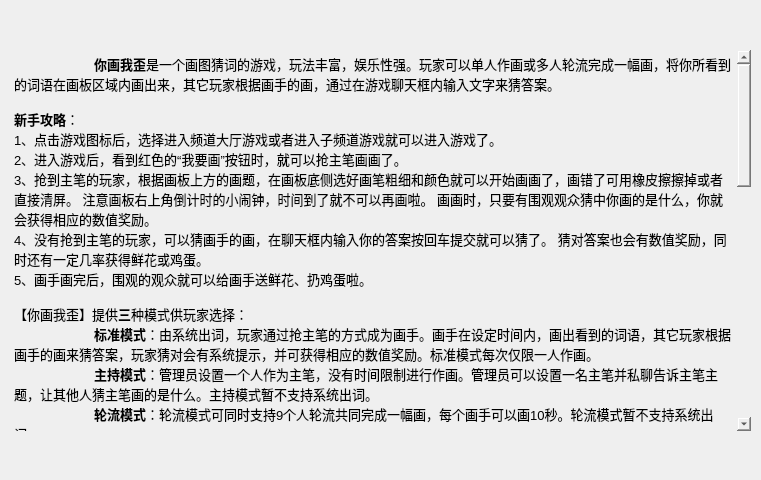
<?xml version="1.0" encoding="UTF-8"?>
<ui version="4.0">
 <class>help_dialog</class>
 <widget class="QDialog" name="help_dialog">
  <property name="geometry">
   <rect>
    <x>0</x>
    <y>0</y>
    <width>761</width>
    <height>480</height>
   </rect>
  </property>
  <property name="minimumSize">
   <size>
    <width>761</width>
    <height>480</height>
   </size>
  </property>
  <property name="maximumSize">
   <size>
    <width>761</width>
    <height>480</height>
   </size>
  </property>
  <property name="windowTitle">
   <string>Dialog</string>
  </property>
  <property name="styleSheet">
   <string notr="true">#help_dialog  { 
		background-image: url(:/image/bg_help.png);
}
</string>
  </property>
  <property name="modal">
   <bool>true</bool>
  </property>
  <widget class="QPushButton" name="button_confirm">
   <property name="geometry">
    <rect>
     <x>330</x>
     <y>440</y>
     <width>74</width>
     <height>29</height>
    </rect>
   </property>
   <property name="focusPolicy">
    <enum>Qt::NoFocus</enum>
   </property>
   <property name="styleSheet">
    <string notr="true">#button_confirm { 
		border-image: url(:/image/confirm.png);
}
#button_confirm:hover { 
		border-image: url(:/image/confirm_h.png);
}
#button_confirm:pressed { 
		border-image: url(:/image/confirm_p.png);
}</string>
   </property>
   <property name="text">
    <string/>
   </property>
   <property name="default">
    <bool>true</bool>
   </property>
   <property name="flat">
    <bool>true</bool>
   </property>
  </widget>
  <widget class="QTextBrowser" name="textBrowser">
   <property name="geometry">
    <rect>
     <x>10</x>
     <y>50</y>
     <width>741</width>
     <height>381</height>
    </rect>
   </property>
   <property name="contextMenuPolicy">
    <enum>Qt::NoContextMenu</enum>
   </property>
   <property name="styleSheet">
    <string notr="true">background-color: rgba(255, 255, 255, 0);
border:none;</string>
   </property>
   <property name="html">
    <string>&lt;!DOCTYPE HTML PUBLIC &quot;-//W3C//DTD HTML 4.0//EN&quot; &quot;http://www.w3.org/TR/REC-html40/strict.dtd&quot;&gt;
&lt;html&gt;&lt;head&gt;&lt;meta name=&quot;qrichtext&quot; content=&quot;1&quot; /&gt;&lt;style type=&quot;text/css&quot;&gt;
p, li { white-space: pre-wrap; }
&lt;/style&gt;&lt;/head&gt;&lt;body style=&quot; font-family:'Ubuntu'; font-size:11pt; font-weight:400; font-style:normal;&quot;&gt;
&lt;p style=&quot; margin-top:0px; margin-bottom:0px; margin-left:0px; margin-right:0px; -qt-block-indent:0; text-indent:0px;&quot;&gt;&lt;span style=&quot; font-size:10pt;&quot;&gt;	&lt;/span&gt;&lt;span style=&quot; font-size:10pt; font-weight:600;&quot;&gt;你画我歪&lt;/span&gt;&lt;span style=&quot; font-size:10pt;&quot;&gt;是一个画图猜词的游戏，玩法丰富，娱乐性强。玩家可以单人作画或多人轮流完成一幅画，将你所看到的词语在画板区域内画出来，其它玩家根据画手的画，通过在游戏聊天框内输入文字来猜答案。&lt;/span&gt;&lt;/p&gt;
&lt;p style=&quot;-qt-paragraph-type:empty; margin-top:0px; margin-bottom:0px; margin-left:0px; margin-right:0px; -qt-block-indent:0; text-indent:0px; font-size:10pt;&quot;&gt;&lt;/p&gt;
&lt;p style=&quot; margin-top:0px; margin-bottom:0px; margin-left:0px; margin-right:0px; -qt-block-indent:0; text-indent:0px;&quot;&gt;&lt;span style=&quot; font-size:10pt; font-weight:600;&quot;&gt;新手攻略&lt;/span&gt;&lt;span style=&quot; font-size:10pt;&quot;&gt;：&lt;/span&gt;&lt;/p&gt;
&lt;p style=&quot; margin-top:0px; margin-bottom:0px; margin-left:0px; margin-right:0px; -qt-block-indent:0; text-indent:0px;&quot;&gt;&lt;span style=&quot; font-size:10pt;&quot;&gt;1、点击游戏图标后，选择进入频道大厅游戏或者进入子频道游戏就可以进入游戏了。&lt;/span&gt;&lt;/p&gt;
&lt;p style=&quot; margin-top:0px; margin-bottom:0px; margin-left:0px; margin-right:0px; -qt-block-indent:0; text-indent:0px;&quot;&gt;&lt;span style=&quot; font-size:10pt;&quot;&gt;2、进入游戏后，看到红色的“我要画”按钮时，就可以抢主笔画画了。&lt;/span&gt;&lt;/p&gt;
&lt;p style=&quot; margin-top:0px; margin-bottom:0px; margin-left:0px; margin-right:0px; -qt-block-indent:0; text-indent:0px;&quot;&gt;&lt;span style=&quot; font-size:10pt;&quot;&gt;3、抢到主笔的玩家，根据画板上方的画题，在画板底侧选好画笔粗细和颜色就可以开始画画了，画错了可用橡皮擦擦掉或者直接清屏。 注意画板右上角倒计时的小闹钟，时间到了就不可以再画啦。 画画时，只要有围观观众猜中你画的是什么，你就会获得相应的数值奖励。&lt;/span&gt;&lt;/p&gt;
&lt;p style=&quot; margin-top:0px; margin-bottom:0px; margin-left:0px; margin-right:0px; -qt-block-indent:0; text-indent:0px;&quot;&gt;&lt;span style=&quot; font-size:10pt;&quot;&gt;4、没有抢到主笔的玩家，可以猜画手的画，在聊天框内输入你的答案按回车提交就可以猜了。 猜对答案也会有数值奖励，同时还有一定几率获得鲜花或鸡蛋。&lt;/span&gt;&lt;/p&gt;
&lt;p style=&quot; margin-top:0px; margin-bottom:0px; margin-left:0px; margin-right:0px; -qt-block-indent:0; text-indent:0px;&quot;&gt;&lt;span style=&quot; font-size:10pt;&quot;&gt;5、画手画完后，围观的观众就可以给画手送鲜花、扔鸡蛋啦。&lt;/span&gt;&lt;/p&gt;
&lt;p style=&quot;-qt-paragraph-type:empty; margin-top:0px; margin-bottom:0px; margin-left:0px; margin-right:0px; -qt-block-indent:0; text-indent:0px; font-size:10pt;&quot;&gt;&lt;/p&gt;
&lt;p style=&quot; margin-top:0px; margin-bottom:0px; margin-left:0px; margin-right:0px; -qt-block-indent:0; text-indent:0px;&quot;&gt;&lt;span style=&quot; font-size:10pt;&quot;&gt;【你画我歪】提供&lt;/span&gt;&lt;span style=&quot; font-size:10pt; font-weight:600;&quot;&gt;三&lt;/span&gt;&lt;span style=&quot; font-size:10pt;&quot;&gt;种模式供玩家选择：&lt;/span&gt;&lt;/p&gt;
&lt;p style=&quot; margin-top:0px; margin-bottom:0px; margin-left:0px; margin-right:0px; -qt-block-indent:0; text-indent:0px;&quot;&gt;&lt;span style=&quot; font-size:10pt;&quot;&gt;	&lt;/span&gt;&lt;span style=&quot; font-size:10pt; font-weight:600;&quot;&gt;标准模式&lt;/span&gt;&lt;span style=&quot; font-size:10pt;&quot;&gt;：由系统出词，玩家通过抢主笔的方式成为画手。画手在设定时间内，画出看到的词语，其它玩家根据画手的画来猜答案，玩家猜对会有系统提示，并可获得相应的数值奖励。标准模式每次仅限一人作画。&lt;/span&gt;&lt;/p&gt;
&lt;p style=&quot; margin-top:0px; margin-bottom:0px; margin-left:0px; margin-right:0px; -qt-block-indent:0; text-indent:0px;&quot;&gt;&lt;span style=&quot; font-size:10pt;&quot;&gt;	&lt;/span&gt;&lt;span style=&quot; font-size:10pt; font-weight:600;&quot;&gt;主持模式&lt;/span&gt;&lt;span style=&quot; font-size:10pt;&quot;&gt;：管理员设置一个人作为主笔，没有时间限制进行作画。管理员可以设置一名主笔并私聊告诉主笔主题，让其他人猜主笔画的是什么。主持模式暂不支持系统出词。&lt;/span&gt;&lt;/p&gt;
&lt;p style=&quot; margin-top:0px; margin-bottom:0px; margin-left:0px; margin-right:0px; -qt-block-indent:0; text-indent:0px;&quot;&gt;&lt;span style=&quot; font-size:10pt;&quot;&gt;	&lt;/span&gt;&lt;span style=&quot; font-size:10pt; font-weight:600;&quot;&gt;轮流模式&lt;/span&gt;&lt;span style=&quot; font-size:10pt;&quot;&gt;：轮流模式可同时支持9个人轮流共同完成一幅画，每个画手可以画10秒。轮流模式暂不支持系统出词。&lt;/span&gt;&lt;/p&gt;
&lt;p style=&quot; margin-top:0px; margin-bottom:0px; margin-left:0px; margin-right:0px; -qt-block-indent:0; text-indent:0px;&quot;&gt;&lt;span style=&quot; font-size:10pt;&quot;&gt;	主持模式和轮流模式需要管理员在设置中更改，这两种模式比较适合频道内举办活动时采用。&lt;/span&gt;&lt;/p&gt;
&lt;p style=&quot;-qt-paragraph-type:empty; margin-top:0px; margin-bottom:0px; margin-left:0px; margin-right:0px; -qt-block-indent:0; text-indent:0px; font-size:10pt;&quot;&gt;&lt;/p&gt;
&lt;p style=&quot; margin-top:0px; margin-bottom:0px; margin-left:0px; margin-right:0px; -qt-block-indent:0; text-indent:0px;&quot;&gt;&lt;span style=&quot; font-size:10pt; font-weight:600;&quot;&gt;词库系统&lt;/span&gt;&lt;span style=&quot; font-size:10pt;&quot;&gt;：&lt;/span&gt;&lt;/p&gt;
&lt;p style=&quot; margin-top:0px; margin-bottom:0px; margin-left:0px; margin-right:0px; -qt-block-indent:0; text-indent:0px;&quot;&gt;&lt;span style=&quot; font-size:10pt;&quot;&gt;	你画我歪提供添词功能。玩家可以在游戏过程中点击界面左下角的“添词”按钮来添加词语。&lt;/span&gt;&lt;/p&gt;
&lt;p style=&quot; margin-top:0px; margin-bottom:0px; margin-left:0px; margin-right:0px; -qt-block-indent:0; text-indent:0px;&quot;&gt;&lt;span style=&quot; font-size:10pt;&quot;&gt;	你画我歪提供两种词库：系统词库和频道词库。&lt;/span&gt;&lt;/p&gt;
&lt;p style=&quot; margin-top:0px; margin-bottom:0px; margin-left:0px; margin-right:0px; -qt-block-indent:0; text-indent:0px;&quot;&gt;&lt;span style=&quot; font-size:10pt;&quot;&gt;	普通玩家可以在系统词库输入框输入字数不大于八字的词语交，待审核通过后即可添加到系统词库，并可以作为该词的提交者在游戏中予以显示。频道词库只有二级子频道管理员（粉马）及以上级别的用户可以作。玩家可以新增词语到频道词库，也可以对提交到频道词库内的词语进行编辑。对频道词库，玩家可以通过修改设置来选择是否使用频道词库和使用例。&lt;/span&gt;&lt;/p&gt;
&lt;p style=&quot;-qt-paragraph-type:empty; margin-top:0px; margin-bottom:0px; margin-left:0px; margin-right:0px; -qt-block-indent:0; text-indent:0px; font-size:10pt;&quot;&gt;&lt;/p&gt;
&lt;p style=&quot;-qt-paragraph-type:empty; margin-top:0px; margin-bottom:0px; margin-left:0px; margin-right:0px; -qt-block-indent:0; text-indent:0px; font-size:10pt;&quot;&gt;&lt;/p&gt;
&lt;p style=&quot; margin-top:0px; margin-bottom:0px; margin-left:0px; margin-right:0px; -qt-block-indent:0; text-indent:0px;&quot;&gt;&lt;span style=&quot; font-size:10pt; font-weight:600;&quot;&gt;积分系统&lt;/span&gt;&lt;span style=&quot; font-size:10pt;&quot;&gt;：&lt;/span&gt;&lt;/p&gt;
&lt;p style=&quot; margin-top:0px; margin-bottom:0px; margin-left:0px; margin-right:0px; -qt-block-indent:0; text-indent:0px;&quot;&gt;&lt;span style=&quot; font-size:10pt;&quot;&gt;	玩家在画画或者猜词的过程中，首中、歪中或者被歪中都会获得相应的数值累积，这些数值在下一个版本中可兑换为相应的积分，用于升级，获得等级称号等。&lt;/span&gt;&lt;/p&gt;
&lt;p style=&quot; margin-top:0px; margin-bottom:0px; margin-left:0px; margin-right:0px; -qt-block-indent:0; text-indent:0px;&quot;&gt;&lt;span style=&quot; font-size:10pt;&quot;&gt;首中的玩家比歪中的玩家将会获得更多的积分，同时也会有更大的几率获得鲜花或鸡蛋，后续也会有更多的优惠。&lt;/span&gt;&lt;/p&gt;
&lt;p style=&quot;-qt-paragraph-type:empty; margin-top:0px; margin-bottom:0px; margin-left:0px; margin-right:0px; -qt-block-indent:0; text-indent:0px; font-size:10pt;&quot;&gt;&lt;/p&gt;
&lt;p style=&quot; margin-top:0px; margin-bottom:0px; margin-left:0px; margin-right:0px; -qt-block-indent:0; text-indent:0px;&quot;&gt;&lt;span style=&quot; font-size:10pt; font-weight:600;&quot;&gt;评价系统&lt;/span&gt;&lt;span style=&quot; font-size:10pt;&quot;&gt;：&lt;/span&gt;&lt;/p&gt;
&lt;p style=&quot; margin-top:0px; margin-bottom:0px; margin-left:0px; margin-right:0px; -qt-block-indent:0; text-indent:0px;&quot;&gt;&lt;span style=&quot; font-size:10pt;&quot;&gt;	当画手画完后，围观的观众就可以通过给画手送鲜花来表扬画手，或者扔鸡蛋来惩罚画手了。 &lt;/span&gt;&lt;/p&gt;
&lt;p style=&quot; margin-top:0px; margin-bottom:0px; margin-left:0px; margin-right:0px; -qt-block-indent:0; text-indent:0px;&quot;&gt;&lt;span style=&quot; font-size:10pt;&quot;&gt;	猜中答案就有一定几率获得鲜花和鸡蛋啦，第一个猜中的人获得的几率会更大。花篮或蛋框里最多可以装3朵鲜花或3只鸡蛋，装满后就不能再获得鲜花或鸡蛋了，需要送出鲜花或鸡蛋才可以重新获得。&lt;/span&gt;&lt;/p&gt;
&lt;p style=&quot; margin-top:0px; margin-bottom:0px; margin-left:0px; margin-right:0px; -qt-block-indent:0; text-indent:0px;&quot;&gt;&lt;span style=&quot; font-size:10pt;&quot;&gt;玩家送的鲜花和鸡蛋会在下一局游戏开始后显示在画手的个人名片里。&lt;/span&gt;&lt;/p&gt;
&lt;p style=&quot;-qt-paragraph-type:empty; margin-top:0px; margin-bottom:0px; margin-left:0px; margin-right:0px; -qt-block-indent:0; text-indent:0px; font-size:10pt;&quot;&gt;&lt;/p&gt;
&lt;p style=&quot; margin-top:0px; margin-bottom:0px; margin-left:0px; margin-right:0px; -qt-block-indent:0; text-indent:0px;&quot;&gt;&lt;span style=&quot; font-size:10pt; font-weight:600;&quot;&gt;画像上传系统&lt;/span&gt;&lt;span style=&quot; font-size:10pt;&quot;&gt;：&lt;/span&gt;&lt;/p&gt;
&lt;p style=&quot; margin-top:0px; margin-bottom:0px; margin-left:0px; margin-right:0px; -qt-block-indent:0; text-indent:0px;&quot;&gt;&lt;span style=&quot; font-size:10pt;&quot;&gt;	画手在本局绘画时间内可以对自己的画作进行上传操作。对上传的作品，会分为以下三类在游戏首页予以展示：最新画作，频道画作，最具创意画作。后续版本中，玩家可以直接对这些作品评分。 &lt;/span&gt;&lt;/p&gt;
&lt;p style=&quot; margin-top:0px; margin-bottom:0px; margin-left:0px; margin-right:0px; -qt-block-indent:0; text-indent:0px;&quot;&gt;&lt;span style=&quot; font-size:10pt;&quot;&gt;如果你想展示自己，赶快来上传你的作品吧！&lt;/span&gt;&lt;/p&gt;
&lt;p style=&quot;-qt-paragraph-type:empty; margin-top:0px; margin-bottom:0px; margin-left:0px; margin-right:0px; -qt-block-indent:0; text-indent:0px; font-size:10pt;&quot;&gt;&lt;/p&gt;
&lt;p style=&quot; margin-top:0px; margin-bottom:0px; margin-left:0px; margin-right:0px; -qt-block-indent:0; text-indent:0px;&quot;&gt;&lt;span style=&quot; font-size:10pt; font-weight:600;&quot;&gt;关于你画我歪&lt;/span&gt;&lt;span style=&quot; font-size:10pt;&quot;&gt;：&lt;/span&gt;&lt;/p&gt;
&lt;p style=&quot; margin-top:0px; margin-bottom:0px; margin-left:0px; margin-right:0px; -qt-block-indent:0; text-indent:0px;&quot;&gt;&lt;span style=&quot; font-size:10pt;&quot;&gt;	你画我歪目前仍处于开发阶段，如果有建议和BUG反馈，欢迎加入YY群4663439进行讨论。&lt;/span&gt;&lt;/p&gt;
&lt;p style=&quot;-qt-paragraph-type:empty; margin-top:0px; margin-bottom:0px; margin-left:0px; margin-right:0px; -qt-block-indent:0; text-indent:0px; font-size:10pt;&quot;&gt;&lt;/p&gt;
&lt;p style=&quot;-qt-paragraph-type:empty; margin-top:0px; margin-bottom:0px; margin-left:0px; margin-right:0px; -qt-block-indent:0; text-indent:0px; font-size:10pt;&quot;&gt;&lt;/p&gt;
&lt;p align=&quot;center&quot; style=&quot; margin-top:0px; margin-bottom:0px; margin-left:0px; margin-right:0px; -qt-block-indent:0; text-indent:0px;&quot;&gt;&lt;span style=&quot; font-size:10pt; font-weight:600; color:#ff0000;&quot;&gt;免责声明&lt;/span&gt;&lt;/p&gt;
&lt;p align=&quot;center&quot; style=&quot;-qt-paragraph-type:empty; margin-top:0px; margin-bottom:0px; margin-left:0px; margin-right:0px; -qt-block-indent:0; text-indent:0px; font-size:10pt; font-weight:600;&quot;&gt;&lt;/p&gt;
&lt;p style=&quot; margin-top:0px; margin-bottom:0px; margin-left:0px; margin-right:0px; -qt-block-indent:0; text-indent:0px;&quot;&gt;&lt;span style=&quot; font-size:10pt;&quot;&gt;	&lt;/span&gt;&lt;span style=&quot; font-size:10pt; text-decoration: underline;&quot;&gt;画作一经上传，即同意其该图片所有权归多玩歪歪官方所有，多玩歪歪官方有权对其进行审核、屏蔽、删除、出版或者其他处置，如发现画作中有敏感、不文明、不合法等各种信息将直接删除。个人不得以官方名义使用已上传作品。如因不遵守该条例出现的任何问题，官方不承担任何责任。本条例最终解释权归多玩歪歪官方所有。&lt;/span&gt;&lt;/p&gt;
&lt;p style=&quot;-qt-paragraph-type:empty; margin-top:0px; margin-bottom:0px; margin-left:0px; margin-right:0px; -qt-block-indent:0; text-indent:0px; font-size:10pt; font-style:italic;&quot;&gt;&lt;/p&gt;&lt;/body&gt;&lt;/html&gt;</string>
   </property>
  </widget>
 </widget>
 <resources>
  <include location="../res/res.qrc"/>
 </resources>
 <connections>
  <connection>
   <sender>button_confirm</sender>
   <signal>clicked()</signal>
   <receiver>help_dialog</receiver>
   <slot>close()</slot>
   <hints>
    <hint type="sourcelabel">
     <x>363</x>
     <y>411</y>
    </hint>
    <hint type="destinationlabel">
     <x>353</x>
     <y>471</y>
    </hint>
   </hints>
  </connection>
 </connections>
</ui>
